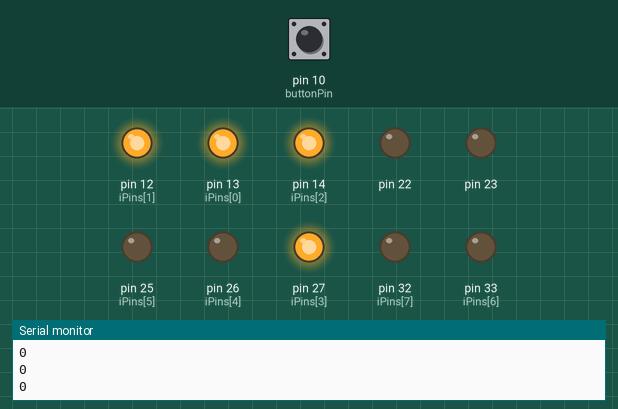
A sketch run on a simulated Arduino Mega 2560, built with avr-gcc and run on an emulated ATmega2560. Parts: output pins drawn as LEDs (lit = HIGH), the last lines printed to the serial monitor. The test bench sets the inputs (shaded band); at power-on: pin 10 (buttonPin) HIGH.

Above: at 1.2 s.
1.3 s: pin 10 (buttonPin) pulled LOW for 0.15 s
At 2.2 s:
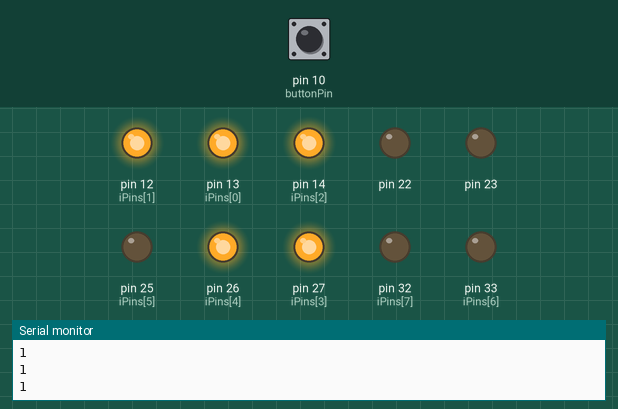
2.9 s: pin 10 (buttonPin) pulled HIGH for 1 s
At 5.7 s:
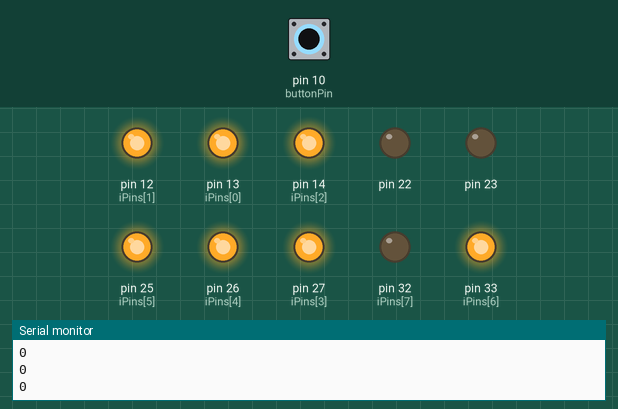
At 7.0 s:
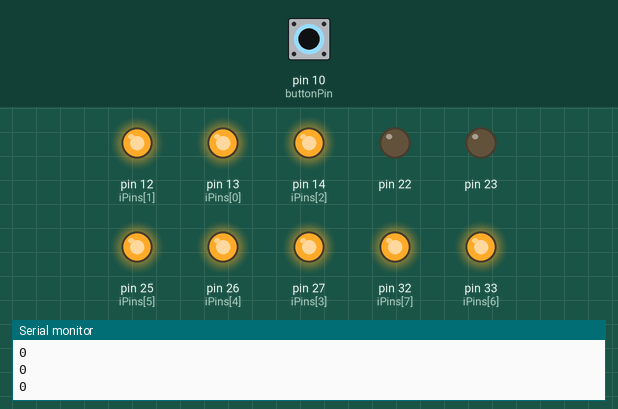
Timing chart, 0 to 8.5 s (numbered marks = the images above; inputs shaded):
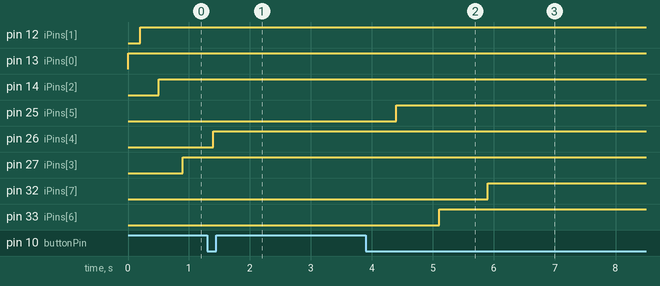

Measured:
- after the input at 1.3 s, pin 25 (iPins[5]): stays LOW (without the input it goes to HIGH after 0.70 s); pin 33 (iPins[6]): stays LOW (without the input it goes to HIGH after 1.4 s)
- after the input at 2.9 s, pin 25 (iPins[5]): LOW → HIGH after 1.5 s; pin 32 (iPins[7]): LOW → HIGH after 3.0 s; pin 33 (iPins[6]): LOW → HIGH after 2.2 s

The sketch:

week2ledbar.ino
```cpp
int buttonPin = 10  ;
int iPins[8] = {
    13,12,14,27,26,25,33,32};
int buttonState = 0;
int counter = 0;

void setup() {
    Serial.begin(9600);
   for(int i=0;i<8;i++){
     pinMode(iPins[i],OUTPUT);
     pinMode(buttonPin, INPUT);
     digitalWrite(iPins[i],LOW);
  }

}

void loop() {
   buttonState = digitalRead(buttonPin);
       Serial.println(buttonState);
     if(buttonState == LOW){
        counter++;
      for(int i=0;i<counter;i++){
        digitalWrite(iPins[i],HIGH);
        delay(100);
     }
  }
}
```
